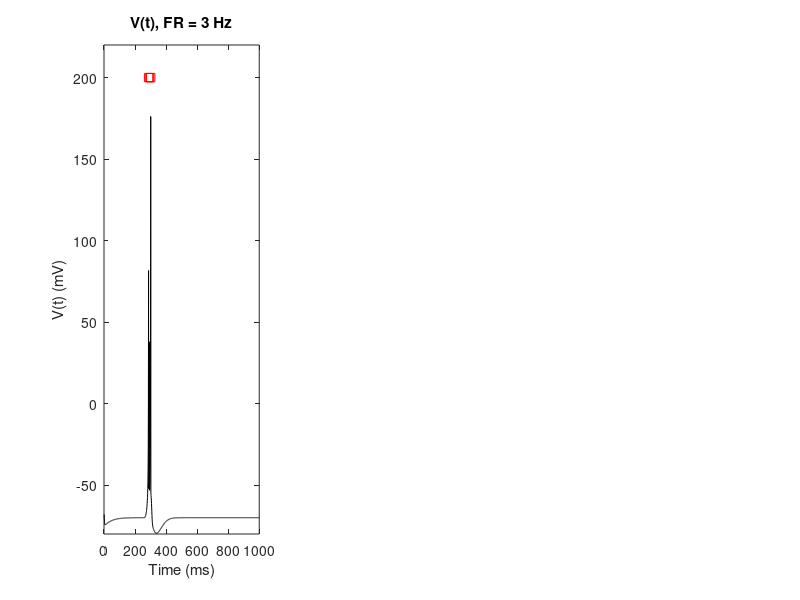

Reproduce this figure in MATLAB. (Note: this script raises an error after producing the figure.)
function [ V, tvec, Spikes, FR ] = get_Izhik( param, plotOption )
if nargin < 2
    plotOption=false; end; if nargin < 1
    abcd = [ .02, .20, -55, 2 ]; param = [];
    param.abcd = abcd; dt = 1; tmax = 1000;
    param.time = dt:dt:tmax; param.inject = 0 * ones(size(param.time));
    param.dend_input = [zeros([1,250]), ones([1,10]), zeros([1,740]) ];
    param.ths = 30; param.v_init = -65; param.u_init = -10; plotOption= true;
end

% Temporal Kernel
if ~isempty( param.dend_input)
    alpha = 1/10; f = @factorial;
    tau = 1:length(param.time);
    Dt_raw = exp(-alpha*tau).*(  ((alpha*tau).^5)/f(5) - ((alpha*tau).^7)/f(7)  ) ;
    C = 1/max(Dt_raw );
    Dt = C * Dt_raw;
end

% plot( tau, Dt , 'b', 'LineWidth', 2);
% set(gca, 'XDir','reverse')
% xlim([0 300]);
% xlabel('\tau (ms)');
% ylabel('D(\tau)' );
% title('Kernel');
% enhance_fig_visibility( gca ) ;


% Set parameters
a = param.abcd(1);
b = param.abcd(2);
c = param.abcd(3);
d = param.abcd(4);

% Set initial values
v=param.v_init;
u=param.u_init;

% Handy variables
V = [];
U = [];
Spikes = logical(zeros([1,length(param.time)]));

for t2= 1:length(param.time)          % simulation of 1000 ms
    t = param.time(t2);
    % With dendritic Input
    if ~isempty( param.dend_input )
        D = param.dend_input(t:-1:1);
        D_with_kernel = sum(D .* Dt(1:t));
        I = param.inject(t) + D_with_kernel;
        
        % Without dendritic input
    else
        I = param.inject(t2);
    end
    
    v = v+ 0.5*(0.04*v.^2+5*v+140-u+I);
    u = u+a.*(b.*v-u);
    
    V(t2) = v;
    U(t2) = u;
    
    if v > param.ths
        v=c;
        u=u+d;
        Spikes(t2) = true;
    end
    
end

nSpikes = sum(Spikes);
FR = nSpikes / (max( param.time )/1000);
tvec = param.time;

if plotOption
    subplot(1,3,1); hold off;
    plot( tvec, V, 'k' );
    xlabel('Time (ms)'); ylabel('V(t) (mV)');
    hold on;
    plot( find(Spikes), ones([size(find(Spikes))])*200, 'rs' );
    axis tight;
    axis([0 max(param.time) -80 220] );
    title(['V(t), FR = ' num2str(FR) ' Hz']);
    enhance_fig_visibility( gca );
    
    subplot(1,3,2); hold off;
    plot( tvec, U, 'k' );
    xlabel('Time (ms)'); ylabel('U(t) (a. u.)');
    hold on;
    plot( find(Spikes), ones([size(find(Spikes))])*2, 'rs' );
    axis tight;
    axis([0 max(param.time) -9 3] );
    title(['U(t)']);
    enhance_fig_visibility( gca );
    
    subplot(1,3,3); hold off;
    histogram( diff(find(Spikes)), 15, 'FaceColor', 'k' );
    title(['ISI Histogram']);
    xlabel('ISI (ms)'); ylabel('#Observation');
    enhance_fig_visibility( gca );
end
% ylim([-100 200]);


